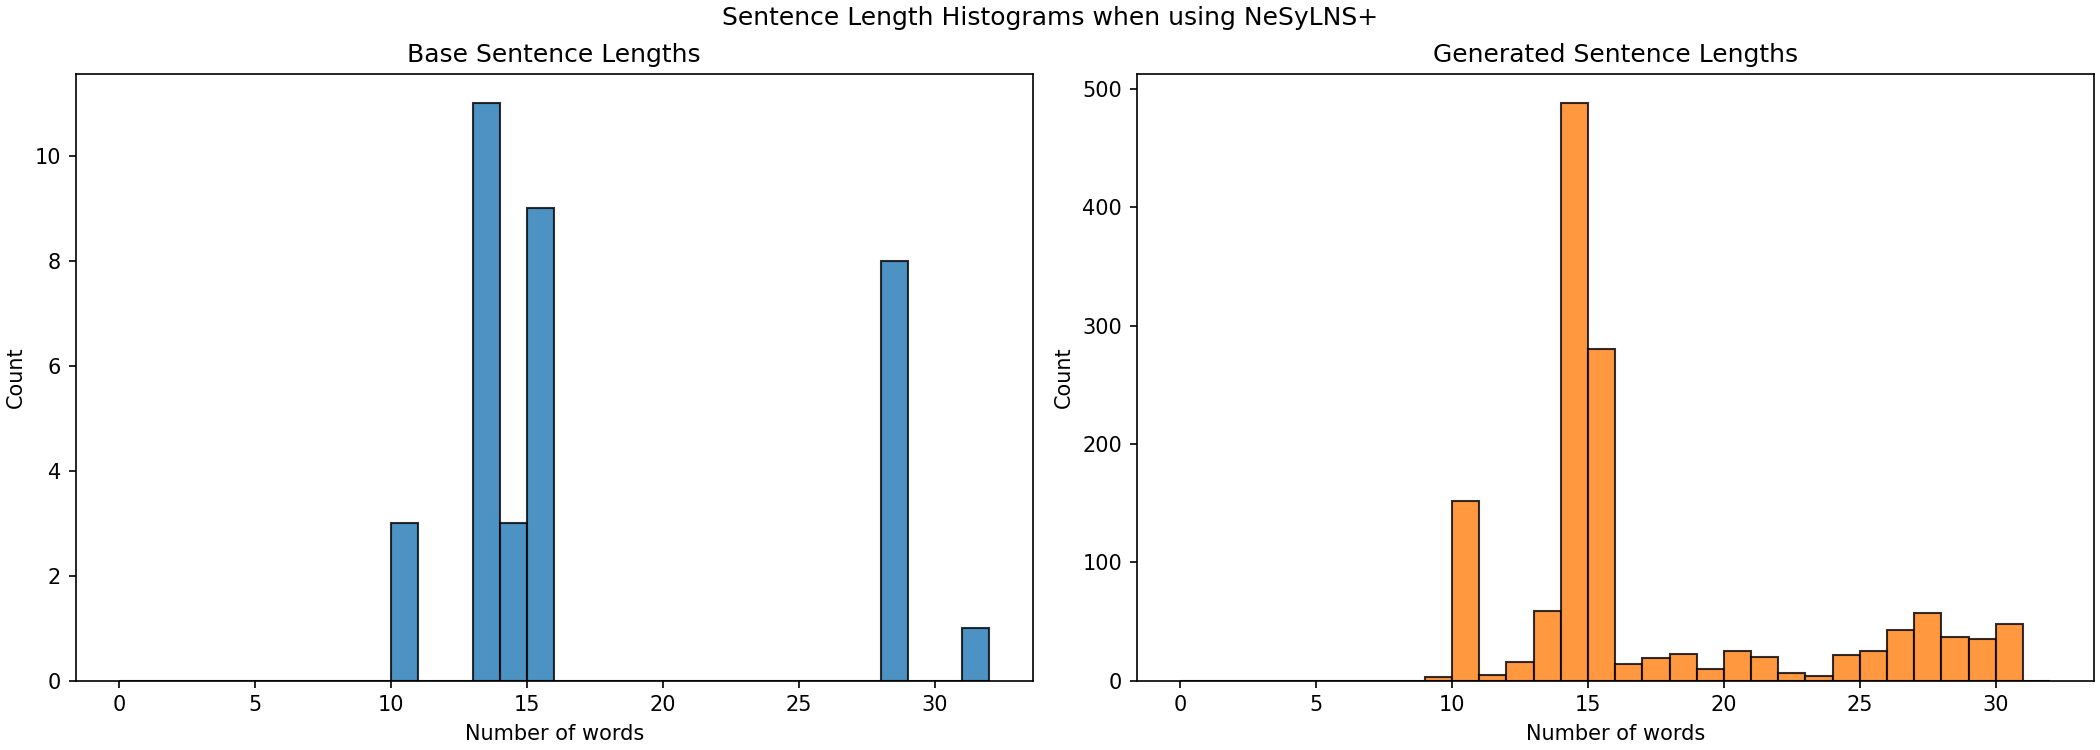

This chart was generated by the following Python code:
#!/usr/bin/env python3
"""Create sentence-length histograms from result JSON files in outputs/."""

from __future__ import annotations

import argparse
import json
from pathlib import Path
from typing import Iterable, List

import matplotlib.pyplot as plt


def count_words(sentence: str) -> int:
    """Count words by splitting on spaces and ignoring empty pieces."""
    return len([part for part in sentence.split(" ") if part])


def iter_valid_json_files(directory: Path) -> Iterable[Path]:
    """Yield JSON files, excluding any file whose name contains backup or error."""
    for file_path in sorted(directory.glob("*.json")):
        lower_name = file_path.name.lower()
        if "backup" in lower_name or "error" in lower_name:
            continue
        yield file_path


def collect_lengths(directory: Path) -> tuple[List[int], List[int], int]:
    """Collect sentence lengths for base_sentence and logs from valid JSON files."""
    base_lengths: List[int] = []
    log_lengths: List[int] = []
    used_files = 0

    for file_path in iter_valid_json_files(directory):
        try:
            with file_path.open("r", encoding="utf-8") as handle:
                data = json.load(handle)
        except (OSError, json.JSONDecodeError):
            continue

        if not isinstance(data, dict):
            continue

        base_sentence = data.get("base_sentence")
        if isinstance(base_sentence, dict):
            sentence = base_sentence.get("sentence")
            if isinstance(sentence, str):
                base_lengths.append(count_words(sentence))

        logs = data.get("logs")
        if isinstance(logs, list):
            for entry in logs:
                if not isinstance(entry, dict):
                    continue
                sentence = entry.get("sentence")
                if isinstance(sentence, str):
                    log_lengths.append(count_words(sentence))

        used_files += 1

    return base_lengths, log_lengths, used_files


def build_histogram_bins(lengths: List[int]) -> List[int]:
    """Use one integer bin per sentence length value."""
    if not lengths:
        return [0, 1]
    maximum = max(lengths)
    return list(range(0, maximum + 2))


def main() -> None:
    parser = argparse.ArgumentParser(
        description=(
            "Build two histograms of sentence lengths from JSON files in outputs/: "
            "base_sentence lengths and logs sentence lengths."
        )
    )
    parser.add_argument(
        "--directory",
        type=Path,
        default=Path(__file__).resolve().parent,
        help="Directory containing JSON result files (default: outputs folder).",
    )
    parser.add_argument(
        "--output",
        type=Path,
        default=Path(__file__).resolve().parent / "sentence_length_histograms.png",
        help="Path for the saved histogram image.",
    )
    args = parser.parse_args()

    base_lengths, log_lengths, used_files = collect_lengths(args.directory)
    bins = build_histogram_bins(base_lengths + log_lengths)

    fig, axes = plt.subplots(1, 2, figsize=(14, 5), constrained_layout=True)

    axes[0].hist(base_lengths, bins=bins, edgecolor="black", alpha=0.8)
    axes[0].set_title("Base Sentence Lengths")
    axes[0].set_xlabel("Number of words")
    axes[0].set_ylabel("Count")

    axes[1].hist(log_lengths, bins=bins, edgecolor="black", alpha=0.8, color="tab:orange")
    axes[1].set_title("Generated Sentence Lengths")
    axes[1].set_xlabel("Number of words")
    axes[1].set_ylabel("Count")

    fig.suptitle(
        f"Sentence Length Histograms when using NeSyLNS+"
        ,
        fontsize=12,
    )

    args.output.parent.mkdir(parents=True, exist_ok=True)
    fig.savefig(args.output, dpi=150)
    print(f"Saved histogram image to: {args.output}")
    print(f"Files used: {used_files}")
    print(f"Base sentences counted: {len(base_lengths)}")
    print(f"Log sentences counted: {len(log_lengths)}")


if __name__ == "__main__":
    main()
